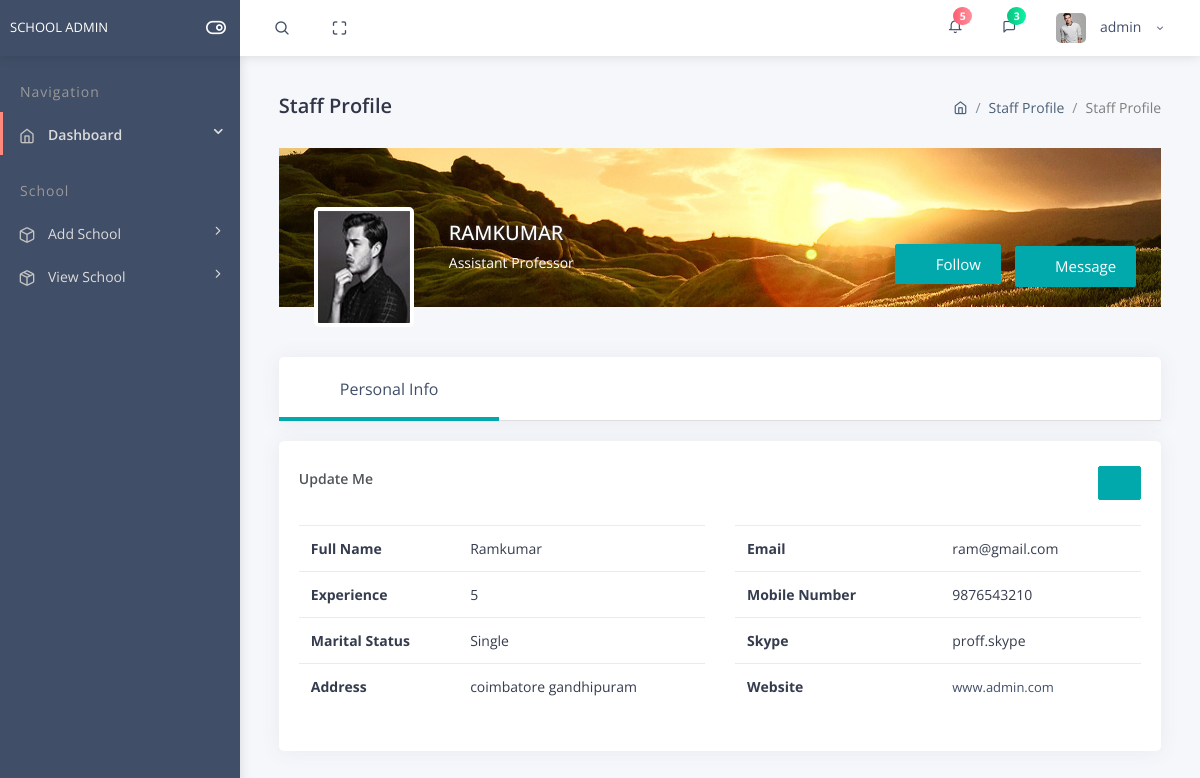
The page /default/userprofile.php?id=1 on the database as committed earlier.
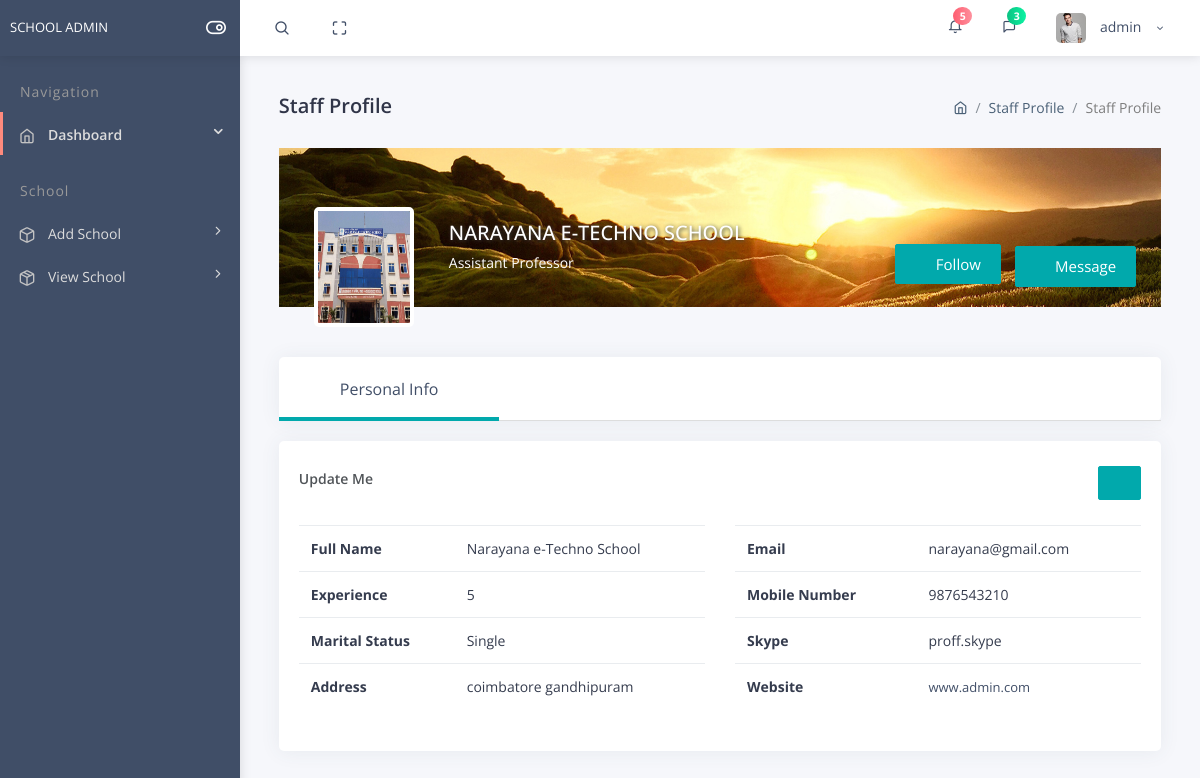
The same page on the database as committed later.
### tables this page shows
CREATE TABLE `staff` (
  `id` int(11) NOT NULL,
  `name` varchar(30) NOT NULL,
  `email` varchar(50) NOT NULL,
  `mobile` varchar(30) NOT NULL,
  `profile` varchar(50) NOT NULL,
  `address` varchar(100) NOT NULL,
  `experience` varchar(30) NOT NULL,
  `password` varchar(30) NOT NULL,
  `sub1` varchar(30) NOT NULL,
  `sub2` varchar(30) NOT NULL,
  `sub3` varchar(30) NOT NULL,
  `lab` varchar(30) NOT NULL,
  `status` tinyint(4) NOT NULL
);

### default/userprofile.php (the view, shortened to what the changed rows need)
<?php  include('../db/dpconfig.php');
$staffid = $_REQUEST['id'];
 $sql = "SELECT * FROM `staff` WHERE id='$staffid' AND status='1'";
 $result = $conn->query($sql);
 if ($result->num_rows > 0) {
     while($row = $result->fetch_assoc()) {
         $name = $row["name"];
         $email = $row['email'];
         $mobile = $row['mobile'];
         $address = $row['address'];
         $experience = $row['experience'];
         $imageURL = 'function/uploads/'.$row['profile'];
     }
    }
    ?>
<!DOCTYPE html>
<html lang="en">
<head>
    <link rel="stylesheet" type="text/css" href="..\files\bower_components\bootstrap\css\bootstrap.min.css">
    <link rel="stylesheet" type="text/css" href="..\files\bower_components\font-awesome\css\font-awesome.min.css">
    <link rel="stylesheet" type="text/css" href="..\files\assets\pages\advance-elements\css\bootstrap-datetimepicker.css">
    <link rel="stylesheet" type="text/css" href="..\files\bower_components\bootstrap-daterangepicker\css\daterangepicker.css">
    <link rel="stylesheet" type="text/css" href="..\files\bower_components\datedropper\css\datedropper.min.css">
    <link rel="stylesheet" type="text/css" href="..\files\bower_components\datatables.net-bs4\css\dataTables.bootstrap4.min.css">
    <link rel="stylesheet" type="text/css" href="..\files\assets\icon\themify-icons\themify-icons.css">
    <link rel="stylesheet" type="text/css" href="..\files\assets\icon\icofont\css\icofont.css">
    <link rel="stylesheet" type="text/css" href="..\files\assets\icon\feather\css\feather.css">
    <link rel="stylesheet" type="text/css" href="..\files\assets\css\style.css">
    <link rel="stylesheet" type="text/css" href="..\files\assets\css\jquery.mCustomScrollbar.css">
</head>
<body>
<div id="pcoded" class="pcoded">
    <div class="pcoded-container navbar-wrapper">
        <div class="pcoded-main-container">
            <div class="pcoded-wrapper">
                <div class="pcoded-content">
                    <div class="pcoded-inner-content">
                        <div class="main-body">
                            <div class="page-wrapper">
                                    <div class="page-body">
                                        <div class="row">
                                            <div class="col-lg-12">
                                                <div class="cover-profile">
                                                    <div class="profile-bg-img">
                                                        <div class="card-block user-info">
                                                            <div class="col-md-12">
                                                                <div class="media-left">
                                                                    <a href="#" class="profile-image">
                                                                        <img class="user-img img-radius" src="<?php echo $imageURL; ?>" width="100" height="120" alt="user-img">
                                                                    </a>
                                                                </div>
                                                                <div class="media-body row">
                                                                    <div class="col-lg-12">
                                                                        <div class="user-title">
                                                                            <h2 style="text-transform: uppercase;"><?php echo $name; ?></h2>
                                                                            <span class="text-white">Assistant Professor</span>
                                                                        </div>
                                                                    </div>
                                                                </div>
                                                            </div>
                                                        </div>
                                                    </div>
                                                </div>
                                            </div>
                                        </div>
                                        <div class="row">
                                            <div class="col-lg-12">
                                                <div class="tab-content">
                                                    <div class="tab-pane active" id="personal" role="tabpanel">
                                                        <div class="card">
                                                            <div class="card-block">
                                                                <div class="view-info">
                                                                    <div class="row">
                                                                        <div class="col-lg-12">
                                                                            <div class="general-info">
                                                                                <div class="row">
                                                                                    <div class="col-lg-12 col-xl-6">
                                                                                        <div class="table-responsive">
                                                                                            <table class="table m-0">
                                                                                                <tbody>
                                                                                                    <tr>
                                                                                                        <th scope="row">Full Name</th>
                                                                                                        <td><?php echo $name; ?> </td>
                                                                                                    </tr>
                                                                                                    <tr>
                                                                                                        <th scope="row">Experience</th>
                                                                                                        <td><?php echo $experience; ?></td>
                                                                                                    </tr>
                                                                                                    <tr>
                                                                                                        <th scope="row">Marital Status</th>
                                                                                                    </tr>
                                                                                                    <tr>
                                                                                                        <th scope="row">Address</th>
                                                                                                        <td><?php echo $address; ?></td>
                                                                                                    </tr>
                                                                                                </tbody>
                                                                                            </table>
                                                                                        </div>
                                                                                    </div>
                                                                                    <div class="col-lg-12 col-xl-6">
                                                                                        <div class="table-responsive">
                                                                                            <table class="table">
                                                                                                <tbody>
                                                                                                    <tr>
                                                                                                        <th scope="row">Email</th>
                                                                                                        <td><?php echo $email; ?></td>
                                                                                                    </tr>
                                                                                                    <tr>
                                                                                                        <th scope="row">Mobile Number</th>
                                                                                                        <td><?php echo $mobile; ?></td>
                                                                                                    </tr>
                                                                                                    <tr>
                                                                                                        <th scope="row">Skype</th>
                                                                                                    </tr>
                                                                                                    <tr>
                                                                                                        <th scope="row">Website</th>
                                                                                                    </tr>
                                                                                                </tbody>
                                                                                            </table>
                                                                                        </div>
                                                                                    </div>
                                                                                </div>
                                                                            </div>
                                                                        </div>
                                                                    </div>
                                                                </div>
                                                            </div>
                                                        </div>
                                                    </div>
                                                </div>
                                            </div>
                                        </div>
                                    </div>
                                </div>
                            </div>
                        </div>
                    </div>
                </div>
            </div>
        </div>
    </div>
</body>
</html>

Rows that differ between the two databases and show on the page:
changed staff "coimbatore gandhipuram": profile: a different picture; name "RAMKUMAR" → "NARAYANA E-TECHNO SCHOOL"; name "Ramkumar" → "Narayana e-Techno School"; email "ram@gmail.com" → "narayana@gmail.com"
